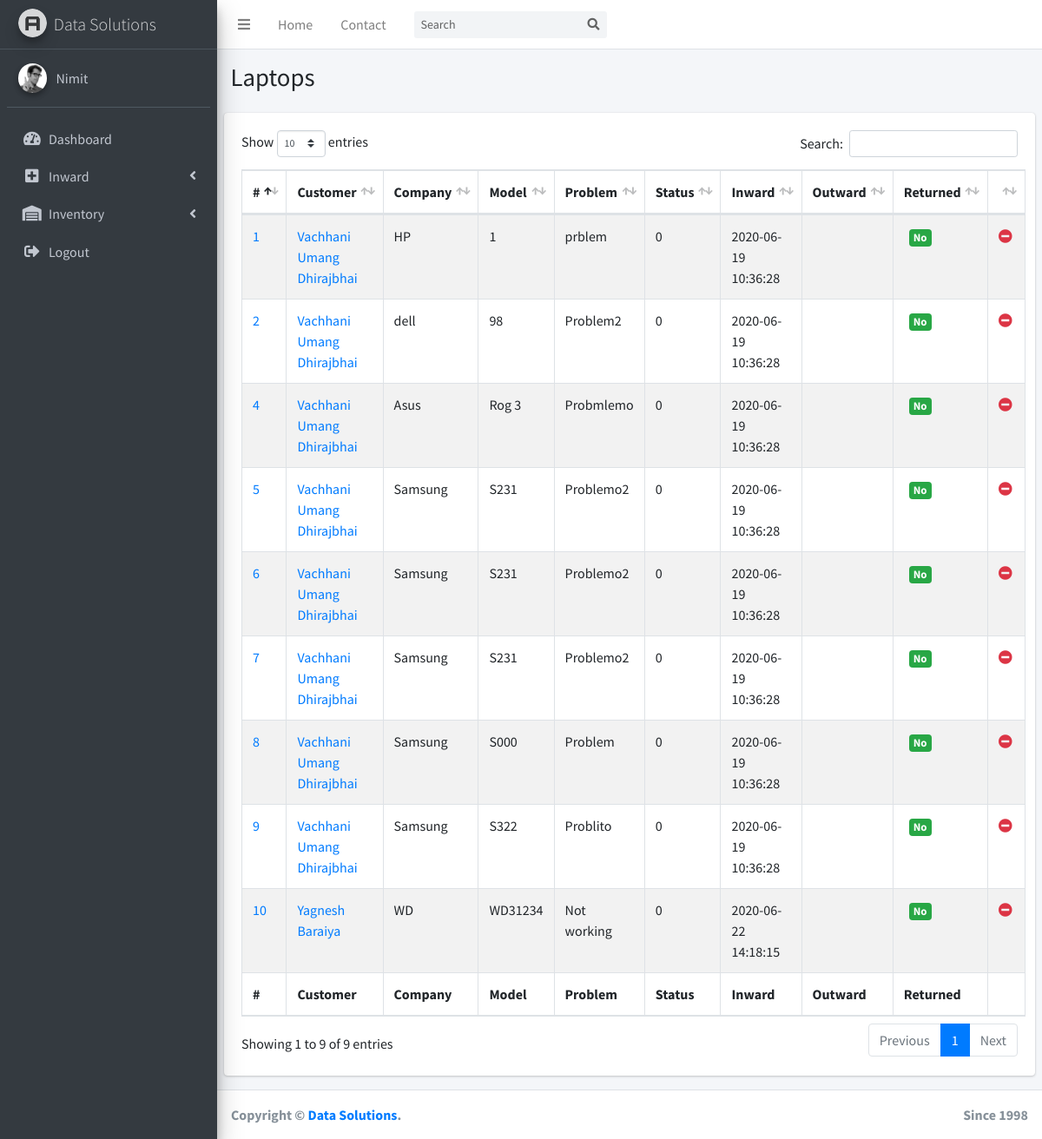
/datatableDemo.php (signed in), run on an earlier commit of the app's database.
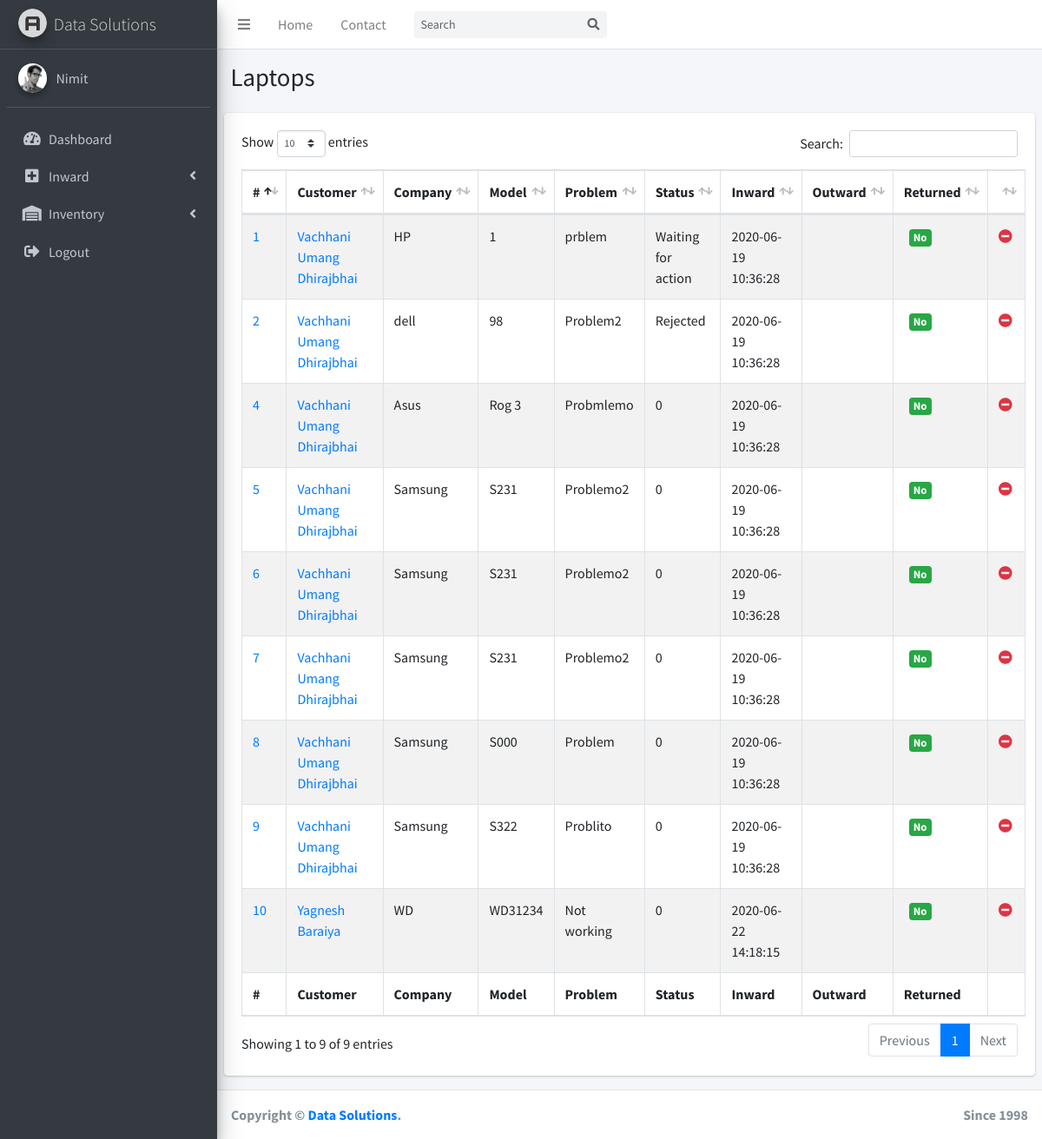
And on a later commit of the database.
### tables this page shows
CREATE TABLE `laptop` (
  `id` int(10) UNSIGNED NOT NULL,
  `customer_id` int(10) UNSIGNED NOT NULL,
  `company` varchar(64) NOT NULL,
  `model_no` varchar(64) NOT NULL,
  `with_adapter` tinyint(4) NOT NULL,
  `with_battery` tinyint(4) NOT NULL,
  `with_harddisk` tinyint(4) NOT NULL,
  `problem` text NOT NULL,
  `estimate` int(11) NOT NULL DEFAULT 1500,
  `status` text NOT NULL,
  `inward` timestamp NOT NULL DEFAULT current_timestamp(),
  `outward` timestamp NULL DEFAULT NULL,
  `returned` tinyint(4) NOT NULL
);

CREATE TABLE `customer` (
  `id` int(10) UNSIGNED NOT NULL,
  `name` varchar(64) NOT NULL,
  `email` varchar(64) NOT NULL,
  `phone` varchar(10) NOT NULL
);

### datatableDemo.php (the view, shortened to what the changed rows need)
<?php
include('includes/connection.php');
?>
<!DOCTYPE html>
<html>
<head>
    <link rel="stylesheet" href="plugins/fontawesome-free/css/all.min.css">
    <link rel="stylesheet" href="https://code.ionicframework.com/ionicons/2.0.1/css/ionicons.min.css">
    <link rel="stylesheet" href="plugins/datatables-bs4/css/dataTables.bootstrap4.css">
    <link rel="stylesheet" href="dist/css/adminlte.min.css">
</head>
<body class="hold-transition sidebar-mini">
    <div class="wrapper">
        <div class="content-wrapper">
            <section class="content-header">
                <div class="container-fluid">
                    <div class="row mb-2">
                        <div class="col-sm-6">
                            <h1>Laptops</h1>
                        </div>
                </div>
            </div>
        </section>
        <section class="content">
            <div class="row">
                <div class="col-12">
                    <div class="card">
                        <div class="card-body">
                            <table id="example1" class="table table-bordered table-striped">
                                <thead>
                                    <tr>
                                        <th>#</th>
                                        <th>Customer</th>
                                        <th>Company</th>
                                        <th>Model</th>
                                        <th>Problem</th>
                                        <th>Status</th>
                                        <th>Inward</th>
                                        <th>Outward</th>
                                        <th>Returned</th>
                                        <th></th>
                                    </tr>
                                </thead>
                                <tbody>
                                    <?php
                                    $sql = "SELECT customer.name,laptop.* FROM customer RIGHT JOIN laptop ON customer.id = laptop.customer_id";
                                    $result = mysqli_query($con,$sql);
                                    if (mysqli_num_rows($result) > 0){
                                        while($row = mysqli_fetch_assoc($result)){
                                            ?>
                                            <tr>
                                                <td>
                                                    <a href="viewLaptopDetails.php?customerId=<?php echo $row['customer_id'];?>&id=<?php echo $row['id'];?>">
                                                        <?php echo $row['id']; ?>
                                                    </a>
                                                </td>
                                                <td>
                                                    <a href="viewLaptopDetails.php?customerId=<?php echo $row['customer_id'];?>&id=<?php echo $row['id'];?>">
                                                        <?php echo $row['name']; ?>
                                                    </a>
                                                </td>
                                                <td><?php echo $row['company']; ?></td>
                                                <td><?php echo $row['model_no']; ?></td>
                                                <td><?php echo $row['problem']; ?></td>
                                                <td><?php echo $row['status']; ?></td>
                                                <td><?php echo $row['inward']; ?></td>
                                                <td><?php echo $row['outward']; ?></td>
                                                <td>
                                                    <span class="badge">
                                                    <?php
                                                        if($row['returned']==1) {
                                                            echo '<span class="badge bg-danger">Yes</span>';
                                                        }
                                                        else{
                                                            echo '<span class="badge bg-success">No</span>';
                                                        }
                                                    ?>
                                                </td>
                                                <td>
                                                    <a href="outward.php?customerId=<?php echo $row['customer_id'];?>&id=<?php echo $row['id'];?>&type=laptop">
                                                        <i class="fas fa-minus-circle text-danger"></i>
                                                    </a>
                                                </td>
                                            </tr>
                                            <?php
                                        }
                                    }
                                    ?>
                                </tbody>
                                <tfoot>
                                    <tr>
                                        <th>#</th>
                                        <th>Customer</th>
                                        <th>Company</th>
                                        <th>Model</th>
                                        <th>Problem</th>
                                        <th>Status</th>
                                        <th>Inward</th>
                                        <th>Outward</th>
                                        <th>Returned</th>
                                        <th></th>
                                    </tr>
                                </tfoot>
                            </table>
                        </div>
                    </div>
                </div>
            </div>
        </section>
    </div>
</div>
</body>
</html>

What changed in the data, as far as the page shows it:
changed laptop "HP": status "0" → "Waiting for action"
changed laptop "dell": status "0" → "Rejected"
